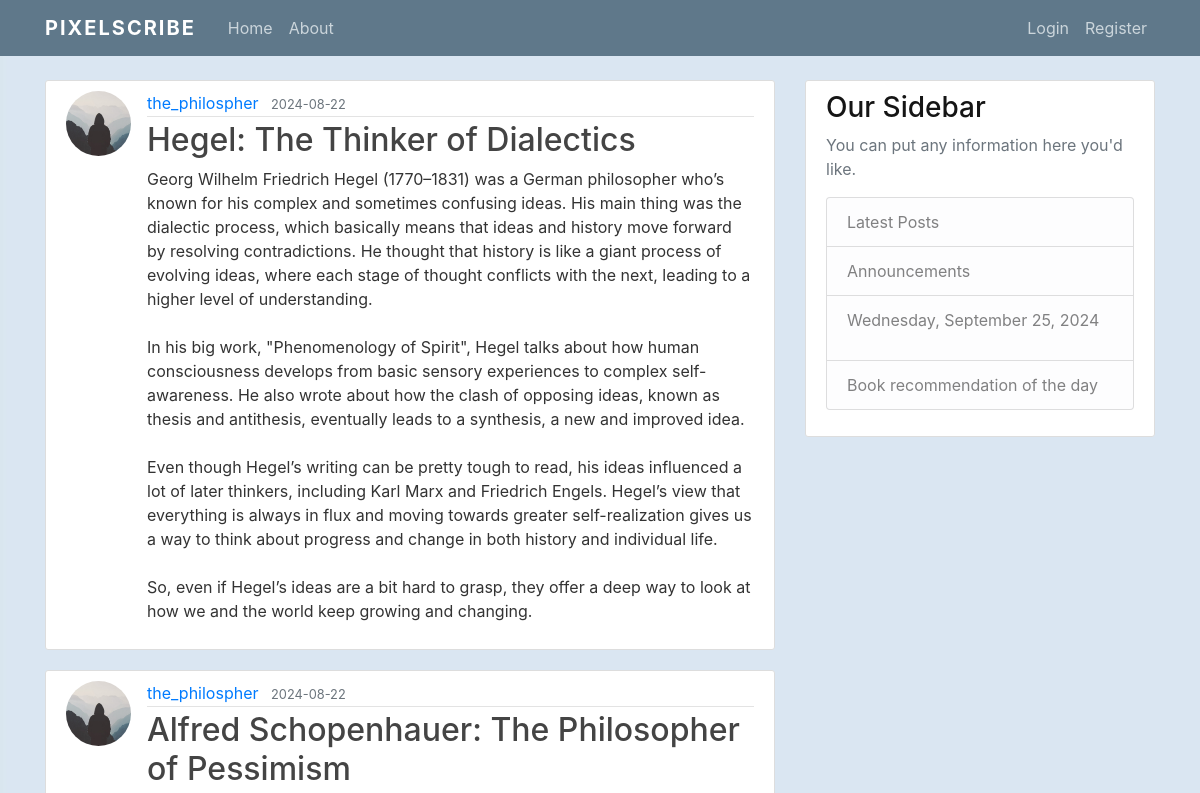
Page /home (upper part) on the earlier database version.
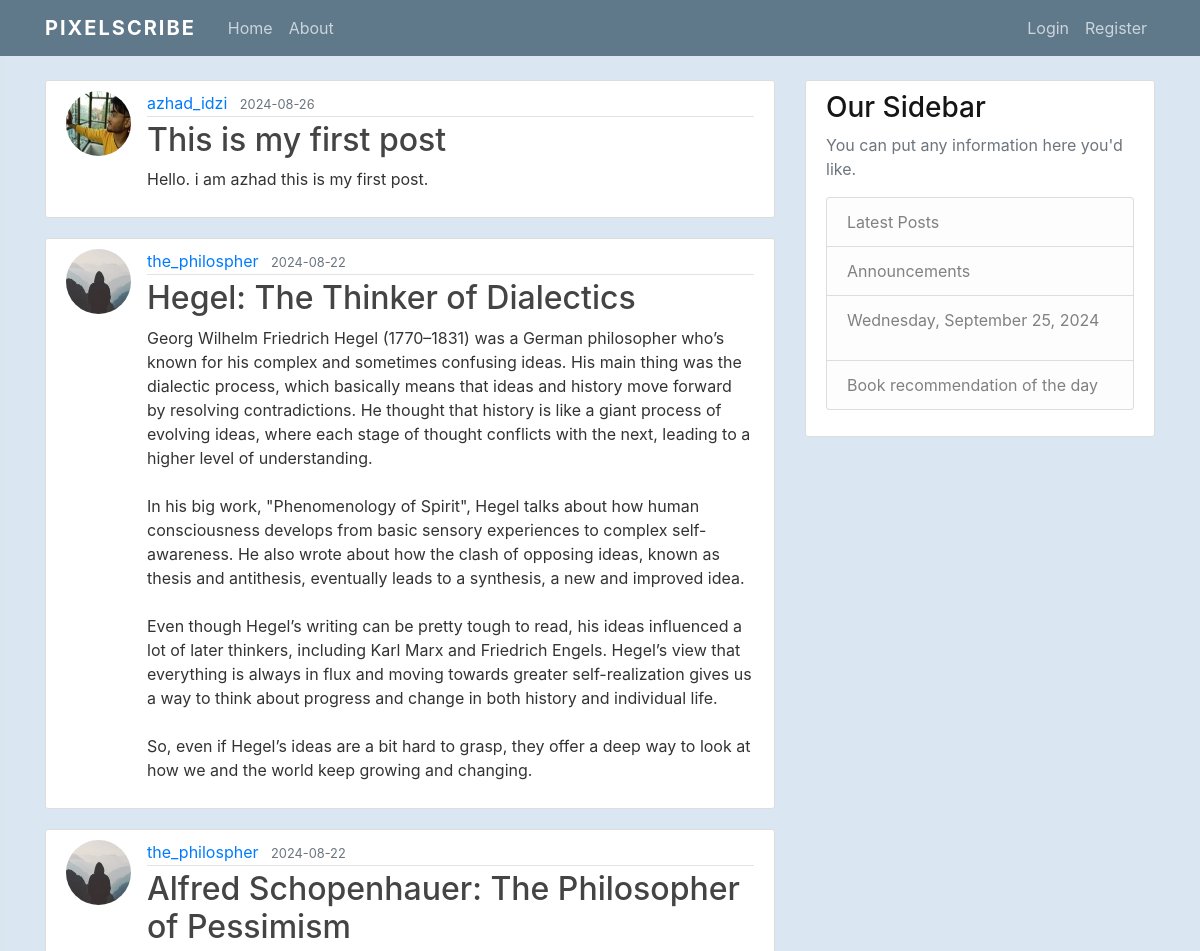
Same page on the later database version.
### flaskblog/models.py (models this page shows, shortened)
class Post(db.Model):
    id = db.Column(db.Integer, primary_key=True)
    title = db.Column(db.String(100), nullable=False)
    date_posted = db.Column(db.DateTime, nullable=False, default=datetime.utcnow)
    content = db.Column(db.Text, nullable=False)
    user_id = db.Column(db.Integer, db.ForeignKey('user.id'), nullable=False)

class User(db.Model, UserMixin):
    id = db.Column(db.Integer, primary_key=True)
    username = db.Column(db.String(20), unique=True, nullable=False)
    email = db.Column(db.String(120), unique=True, nullable=False)
    image_file = db.Column(db.String(20), nullable=False, default='default.jpg')
    password = db.Column(db.String(60), nullable=False)
    posts = db.relationship('Post', backref='author', lazy=True)

### flaskblog/main/routes.py (the view)
@main.route("/")
@main.route("/home")
def home():
    page = request.args.get('page', 1, type=int)
    posts = Post.query.order_by(Post.date_posted.desc()).paginate(page=page, per_page=5)
    return render_template('home.html', posts=posts)

### flaskblog/templates/home.html (shortened to what this page needs)
{% extends "layout.html" %}
{% block content %}
    {% for post in posts.items %}
        <article class="media content-section">
          <img class="rounded-circle article-img" src="{{ url_for('static', filename='profile_pics/' + post.author.image_file) }}">
          <div class="media-body">
            <div class="article-metadata">
              <a class="mr-2" href="{{ url_for('users.user_posts', username=post.author.username) }}">{{ post.author.username }}</a>
              <small class="text-muted">{{ post.date_posted.strftime('%Y-%m-%d') }}</small>
            </div>
            <h2><a class="article-title" href="{{ url_for('posts.post', post_id=post.id) }}">{{ post.title }}</a></h2>
            <p class="article-content">{{ post.content }}</p>
          </div>
        </article>
    {% endfor %}
{% endblock content %}

### flaskblog/templates/layout.html (shortened to what this page needs)
<!DOCTYPE html>
<html>
<head>
    <link rel="stylesheet" href="https://maxcdn.bootstrapcdn.com/bootstrap/4.0.0/css/bootstrap.min.css">
    <link rel="stylesheet" type="text/css" href="{{ url_for('static', filename='main.css') }}">
</head>
<body>
    <header class="site-header">
      <nav class="navbar navbar-expand-md navbar-dark bg-steel fixed-top">
        <div class="container">
          <a class="navbar-brand mr-4" href="/">PixelScribe</a>
          <div class="collapse navbar-collapse" id="navbarToggle">
            <div class="navbar-nav mr-auto">
              <a class="nav-item nav-link" href="{{ url_for('main.home') }}">Home</a>
              <a class="nav-item nav-link" href="{{ url_for('main.about') }}">About</a>
            </div>
            <div class="navbar-nav">
              {% if current_user.is_authenticated %}
                <a class="nav-item nav-link" href="{{ url_for('posts.new_post') }}">New Post</a>
                <a class="nav-item nav-link" href="{{ url_for('users.account') }}">Account</a>
                <a class="nav-item nav-link" href="{{ url_for('users.logout') }}">Logout</a>
              {% else %}
                <a class="nav-item nav-link" href="{{ url_for('users.login') }}">Login</a>
                <a class="nav-item nav-link" href="{{ url_for('users.register') }}">Register</a>
              {% endif %}
            </div>
          </div>
        </div>
      </nav>
    </header>
    <main role="main" class="container">
      <div class="row">
        <div class="col-md-8">
          {% block content %}{% endblock %}
        </div>
        <div class="col-md-4">
          <div class="content-section">
            <h3>Our Sidebar</h3>
            <p class='text-muted'>You can put any information here you'd like.
              <ul class="list-group">
                <li class="list-group-item list-group-item-light">Latest Posts</li>
                <li class="list-group-item list-group-item-light">Announcements</li>
                <li class="list-group-item list-group-item-light">
                  <div class="sidebar-item">
                    <p id="current-date"></p>
                  </div>
                </li>
                <a class="list-group-item list-group-item-light" href="https://www.goodreads.com/shelf/show/recommended">Book recommendation of the day
                </a>
              </ul>
            </p>
          </div>
        </div>
      </div>
    </main>
</body>
</html>

### flaskblog/static/main.css (style rules this page uses)
body { background: #fafafa; color: #333333; margin-top: 5rem; background-size: cover; background-repeat: no-repeat; background-image: url(../static/download.jpg) ; }
h1, h2, h3, h4, h5, h6 { color: #151515; }
.bg-steel { background-color: #5f788a; }
.site-header .navbar-nav .nav-link { color: #cbd5db; }
.content-section { background: #ffffff; padding: 10px 20px; border: 1px solid #dddddd; border-radius: 3px; margin-bottom: 20px; }
.navbar-brand { color: transparent; letter-spacing: 2px; text-transform: uppercase; font-weight: 700; }
.article-title { color: #444444; }
.article-content { white-space: pre-line; }
.article-img { height: 65px; width: 65px; margin-right: 16px; }
.article-metadata { padding-bottom: 1px; margin-bottom: 4px; border-bottom: 1px solid #e3e3e3 }

Differences in the rows shown:
added Post: image_file (picture), author.username "azhad_idzi", date_posted "2024-08-26", title "This is my first post", content "Hello. i am azhad this is my first post."
